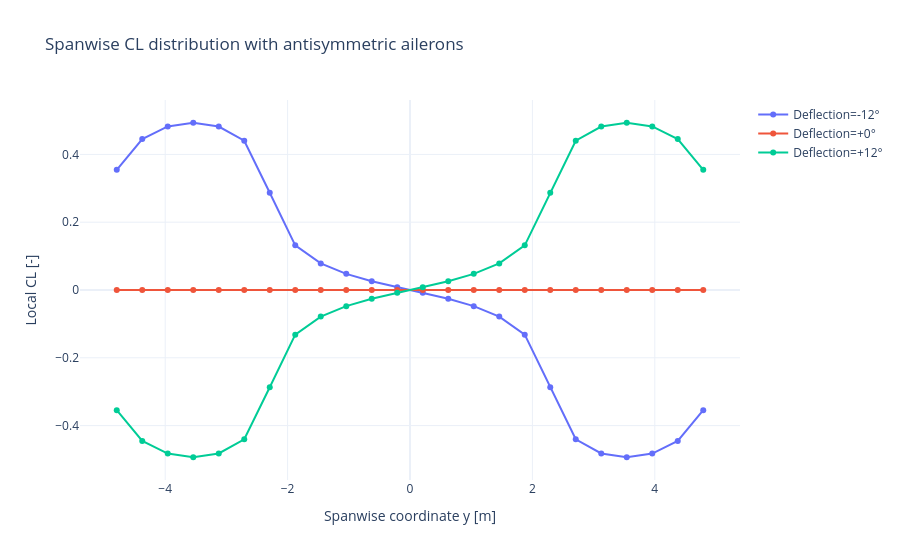
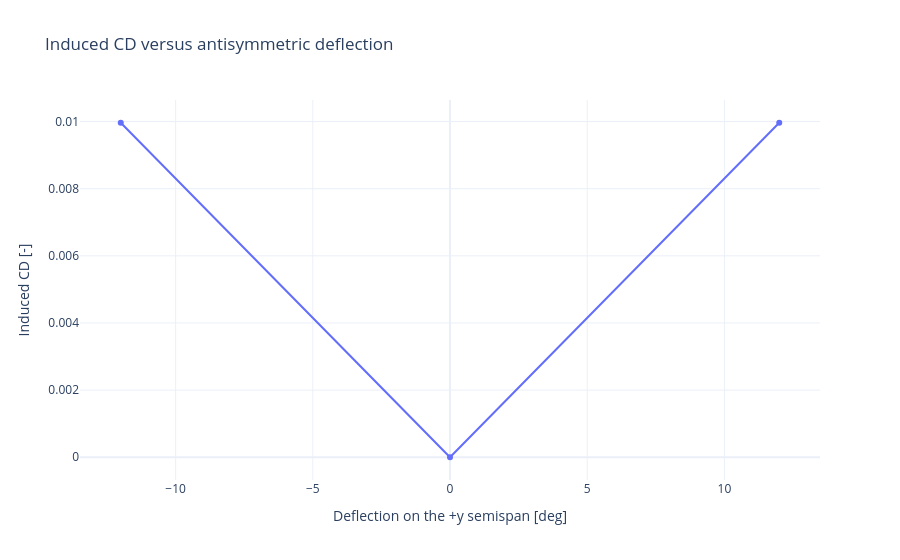

Notebook code for these charts, in order:
### Markdown cell above
## 6. Neutral and Deflected Flap Comparison

I solve the same geometry and flight conditions with the flap deflected and with zero deflection. The difference in $C_L$ quantifies the model response for this case; it should not be attributed to viscous effects, which are not included.

### Code cell
aileron_section = {
    'chord_root': 1.0, 'chord_tip': 1.0, 'span_fraction': 10.0,
    'sweep': 0.0, 'dihedral': 0.0,
    'NACA_root': '0106', 'NACA_tip': '0106',
    'flap_start': 0.5, 'flap_end': 1.0,
    'flap_hinge_chord': 0.75, 'deflection_type': 'antisymmetrical',
}
aileron_deflections_deg = [-12.0, 0.0, 12.0]
aileron_cl_global = []
aileron_cd_induced = []
aileron_cl_local = []
aileron_y = None

for deflection_deg in aileron_deflections_deg:
    section_case = dict(aileron_section)
    section_case['deflection_angle'] = np.radians(deflection_deg)
    case = VLM(
        {'wing_sections': [section_case]}, 50.0, 1.225,
        0.0, 0.0, 24, 8,
    )
    captured = io.StringIO()
    with contextlib.redirect_stdout(captured):
        case.run_vlm()
    assert (case.n, case.m) == (24, 8)
    y_positions = np.array([
        np.mean([
            panel[3][0]
            for panel in case.panel_data[i * case.m:(i + 1) * case.m]
        ])
        for i in range(case.n)
    ])
    if aileron_y is None:
        aileron_y = y_positions
    else:
        np.testing.assert_allclose(y_positions, aileron_y, atol=1e-12)
    aileron_cl_global.append(float(case.CL))
    aileron_cd_induced.append(float(case.CD))
    aileron_cl_local.append(np.asarray(case.CL_locals_wing, dtype=float))
    left_lift = float(np.sum(np.asarray(case.lift_wing)[y_positions < 0.0]))
    right_lift = float(np.sum(np.asarray(case.lift_wing)[y_positions > 0.0]))
    print(
        'Deflection={:+.0f}°: CL={:.6f}, induced CD={:.6f}, left/right lift={:.2f}/{:.2f} N'.format(
            deflection_deg, case.CL, case.CD, left_lift, right_lift
        )
    )

zero_index = aileron_deflections_deg.index(0.0)
positive_index = aileron_deflections_deg.index(12.0)
negative_index = aileron_deflections_deg.index(-12.0)
assert abs(aileron_cl_global[zero_index]) < 1e-8
assert aileron_cd_induced[positive_index] > aileron_cd_induced[zero_index]
np.testing.assert_allclose(
    aileron_cl_local[positive_index], aileron_cl_local[negative_index][::-1],
    rtol=2e-5, atol=5e-6,
 )
np.testing.assert_allclose(
    aileron_cd_induced[positive_index], aileron_cd_induced[negative_index],
    rtol=1e-8, atol=1e-10,
 )

aileron_figure = go.Figure()
for deflection_deg, local_cl in zip(aileron_deflections_deg, aileron_cl_local):
    aileron_figure.add_trace(go.Scatter(
        x=aileron_y, y=local_cl, mode='lines+markers',
        name='Deflection={:+.0f}°'.format(deflection_deg),
    ))
aileron_figure.update_layout(
    title='Spanwise CL distribution with antisymmetric ailerons',
    xaxis_title='Spanwise coordinate y [m]',
    yaxis_title='Local CL [-]', template='plotly_white',
 )
aileron_figure.show()

aileron_cd_figure = go.Figure()
aileron_cd_figure.add_trace(go.Scatter(
    x=aileron_deflections_deg, y=aileron_cd_induced,
    mode='lines+markers', name='Induced CD',
))
aileron_cd_figure.update_layout(
    title='Induced CD versus antisymmetric deflection',
    xaxis_title='Deflection on the +y semispan [deg]',
    yaxis_title='Induced CD [-]', template='plotly_white',
 )
aileron_cd_figure.show()

assert np.isfinite(aileron_cl_global).all()
assert np.isfinite(aileron_cd_induced).all()

### Figure 1 — Plotly figure (JSON) as saved in the notebook; plotly's stock layout.template omitted (floating-point values rounded to 4 significant figures)
{"data": [{"mode": "lines+markers", "name": "Deflection=-12°", "type": "scatter", "x": [-4.792, -4.375, -3.958, -3.542, -3.125, -2.708, -2.292, -1.875, -1.458, -1.042, -0.625, -0.2083, 0.2083, 0.625, 1.042, 1.458, 1.875, 2.292, 2.708, 3.125, 3.542, 3.958, 4.375, 4.792], "y": [0.3546, 0.4452, 0.4826, 0.4934, 0.4822, 0.4403, 0.2869, 0.1317, 0.07853, 0.04765, 0.0259, 0.008236, -0.008236, -0.0259, -0.04765, -0.07853, -0.1317, -0.2869, -0.4403, -0.4822, -0.4934, -0.4826, -0.4452, -0.3546]}, {"mode": "lines+markers", "name": "Deflection=+0°", "type": "scatter", "x": [-4.792, -4.375, -3.958, -3.542, -3.125, -2.708, -2.292, -1.875, -1.458, -1.042, -0.625, -0.2083, 0.2083, 0.625, 1.042, 1.458, 1.875, 2.292, 2.708, 3.125, 3.542, 3.958, 4.375, 4.792], "y": [0.0, 0.0, 0.0, 0.0, 0.0, 0.0, 0.0, 0.0, 0.0, 0.0, 0.0, 0.0, 0.0, 0.0, 0.0, 0.0, 0.0, 0.0, 0.0, 0.0, 0.0, 0.0, 0.0, 0.0]}, {"mode": "lines+markers", "name": "Deflection=+12°", "type": "scatter", "x": [-4.792, -4.375, -3.958, -3.542, -3.125, -2.708, -2.292, -1.875, -1.458, -1.042, -0.625, -0.2083, 0.2083, 0.625, 1.042, 1.458, 1.875, 2.292, 2.708, 3.125, 3.542, 3.958, 4.375, 4.792], "y": [-0.3546, -0.4452, -0.4826, -0.4934, -0.4822, -0.4403, -0.2869, -0.1317, -0.07853, -0.04765, -0.0259, -0.008236, 0.008236, 0.0259, 0.04765, 0.07853, 0.1317, 0.2869, 0.4403, 0.4822, 0.4934, 0.4826, 0.4452, 0.3546]}], "layout": {"title": {"text": "Spanwise CL distribution with antisymmetric ailerons"}, "xaxis": {"title": {"text": "Spanwise coordinate y [m]"}}, "yaxis": {"title": {"text": "Local CL [-]"}}}}

### Figure 2 — Plotly figure (JSON) as saved in the notebook; plotly's stock layout.template omitted (floating-point values rounded to 4 significant figures)
{"data": [{"mode": "lines+markers", "name": "Induced CD", "type": "scatter", "x": [-12, 0, 12], "y": [0.009964, 0, 0.009964]}], "layout": {"title": {"text": "Induced CD versus antisymmetric deflection"}, "xaxis": {"title": {"text": "Deflection on the +y semispan [deg]"}}, "yaxis": {"title": {"text": "Induced CD [-]"}}}}
